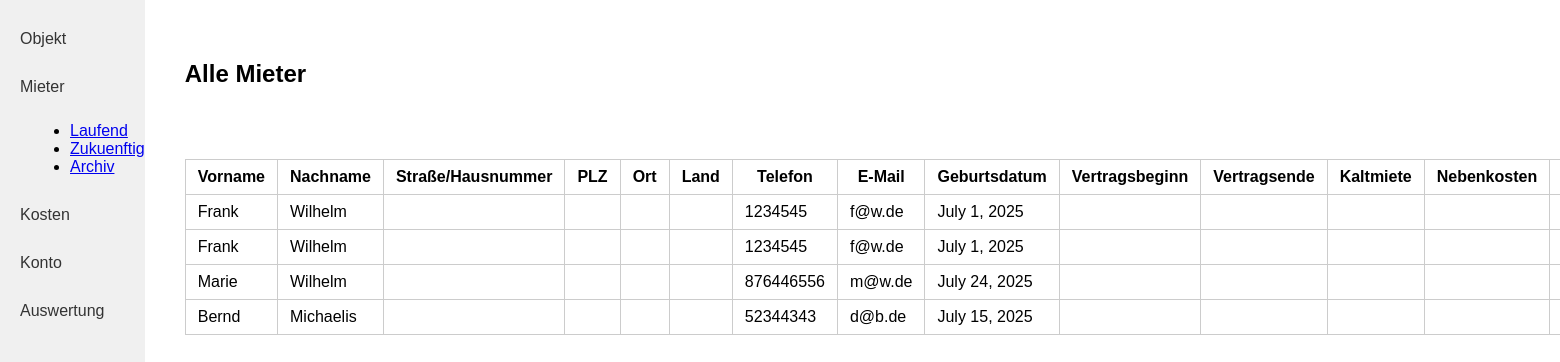
Page /mieter/ (signed in) on the committed database.
### kostenpruefung_mietobjekte_app/models.py (models this page shows, shortened)
class Mieter(models.Model):
    created_by = models.ForeignKey(User, on_delete=models.CASCADE, related_name="mieter_created", null=True, blank=True)
    vorname = models.CharField(max_length=255)
    nachname = models.CharField(max_length=255)
    telefon = models.CharField(max_length=100)
    e_mail = models.EmailField()
    geburtsdatum = models.DateField()

### kostenpruefung_mietobjekte_app/views.py (the view)
# urls.py: path('mieter/', mieter, name='mieter'),
def mieter(request):
    mieter = Mieter.objects.filter(created_by=request.user)
    return render(request, 'kostenpruefung_mietobjekte_app/mieter.html', {'mieter': mieter})

### kostenpruefung_mietobjekte_app/templates/kostenpruefung_mietobjekte_app/mieter.html (shortened to what this page needs)
{% load static %}
<!DOCTYPE html>
<html lang="de">
<head>
    <link rel="stylesheet" href="{% static 'kostenpruefung_mietobjekte_app/style.css' %}">
</head>
<body>
<div class="flex-container">
    <nav class="sidebar">
        <a class="sidebar-link" href="{% url 'objekt_index' %}">Objekt</a>
        <a class="sidebar-link" href="{% url 'mieter' %}">Mieter</a>
        <ul style="list-style-type: disc; margin-left: 30px; margin-bottom: 20px;">
            <li><a href="#">Laufend</a></li>
            <li><a href="#">Zukuenftig</a></li>
            <li><a href="#">Archiv</a></li>
        </ul>
        <a class="sidebar-link" href="{% url 'rechnungen' %}">Kosten</a>
        <a class="sidebar-link" href="{% url 'konto' %}">Konto</a>
        <a class="sidebar-link" href="#">Auswertung</a>
    </nav>
    <div class="main-content">
        <h2>Alle Mieter</h2>
        <table class="object-table">
            <tr>
                <th>Vorname</th>
                <th>Nachname</th>
                <th>Straße/Hausnummer</th>
                <th>PLZ</th>
                <th>Ort</th>
                <th>Land</th>
                <th>Telefon</th>
                <th>E-Mail</th>
                <th>Geburtsdatum</th>
                <th>Vertragsbeginn</th>
                <th>Vertragsende</th>
                <th>Kaltmiete</th>
                <th>Nebenkosten</th>
                <th>Kaution</th>
            </tr>
            {% for m in mieter %}
            <tr>
                <td>{{ m.vorname }}</td>
                <td>{{ m.nachname }}</td>
                <td>{{ m.strasse_hausnummer }}</td>
                <td>{{ m.plz }}</td>
                <td>{{ m.ort }}</td>
                <td>{{ m.land }}</td>
                <td>{{ m.telefon }}</td>
                <td>{{ m.e_mail }}</td>
                <td>{{ m.geburtsdatum }}</td>
                <td>{{ m.vertragsbeginn }}</td>
                <td>{{ m.vertragsende }}</td>
                <td>{{ m.kaltmiete }}</td>
                <td>{{ m.nebenkosten }}</td>
                <td>{{ m.kaution }}</td>
            </tr>
            {% empty %}
            <tr>
                <td colspan="17">Keine Mieter vorhanden.</td>
            </tr>
            {% endfor %}
        </table>
    </div>
</div>
</body>
</html>

### kostenpruefung_mietobjekte_app/static/kostenpruefung_mietobjekte_app/style.css (style rules this page uses)
body { margin: 0; font-family: Arial, sans-serif; }
.flex-container { display: flex; }
.sidebar { width: 200px; background: #f0f0f0; height: 100vh; padding: 20px 0; }
.sidebar-link { display: block; padding: 10px 20px; color: #333; text-decoration: none; margin-bottom: 10px; }
.main-content { flex: 1; padding: 40px; }
.object-table { width: 100%; border-collapse: collapse; }
.object-table th, .object-table td { border: 1px solid #ccc; padding: 8px 12px; }

### rows in the picture
Mieter: vorname "Frank", nachname "Wilhelm", telefon "1234545", e_mail "f@w.de", geburtsdatum "July 1, 2025"
Mieter: vorname "Frank", nachname "Wilhelm", telefon "1234545", e_mail "f@w.de", geburtsdatum "July 1, 2025"
Mieter: vorname "Marie", nachname "Wilhelm", telefon "876446556", e_mail "m@w.de", geburtsdatum "July 24, 2025"
Mieter: vorname "Bernd", nachname "Michaelis", telefon "52344343", e_mail "d@b.de", geburtsdatum "July 15, 2025"
